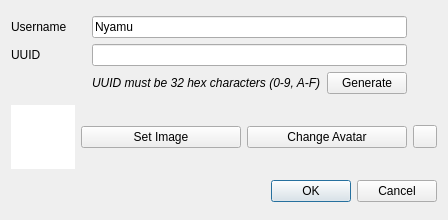
<?xml version="1.0" encoding="UTF-8"?>
<ui version="4.0">
 <class>NewUserDialog</class>
 <widget class="QDialog" name="NewUserDialog">
  <property name="geometry">
   <rect>
    <x>0</x>
    <y>0</y>
    <width>448</width>
    <height>220</height>
   </rect>
  </property>
  <property name="windowTitle">
   <string>New User</string>
  </property>
  <layout class="QGridLayout" name="gridLayout_2">
   <item row="2" column="1" colspan="3">
    <widget class="QDialogButtonBox" name="buttonBox">
     <property name="orientation">
      <enum>Qt::Orientation::Horizontal</enum>
     </property>
     <property name="standardButtons">
      <set>QDialogButtonBox::StandardButton::Cancel|QDialogButtonBox::StandardButton::Ok</set>
     </property>
    </widget>
   </item>
   <item row="1" column="2">
    <widget class="QPushButton" name="setAvatar">
     <property name="text">
      <string>Change Avatar</string>
     </property>
    </widget>
   </item>
   <item row="1" column="1">
    <widget class="QPushButton" name="selectImage">
     <property name="text">
      <string>Set Image</string>
     </property>
    </widget>
   </item>
   <item row="1" column="3">
    <widget class="QToolButton" name="revert">
     <property name="text">
      <string/>
     </property>
    </widget>
   </item>
   <item row="0" column="0" colspan="4">
    <layout class="QGridLayout" name="gridLayout">
     <item row="1" column="0">
      <widget class="QLabel" name="label">
       <property name="text">
        <string>UUID</string>
       </property>
      </widget>
     </item>
     <item row="0" column="1" colspan="2">
      <widget class="QLineEdit" name="username">
       <property name="text">
        <string>Nyamu</string>
       </property>
      </widget>
     </item>
     <item row="1" column="1" colspan="2">
      <widget class="QLineEdit" name="uuid"/>
     </item>
     <item row="0" column="0">
      <widget class="QLabel" name="label_2">
       <property name="text">
        <string>Username</string>
       </property>
      </widget>
     </item>
     <item row="2" column="1">
      <widget class="QLabel" name="label_3">
       <property name="font">
        <font>
         <italic>true</italic>
        </font>
       </property>
       <property name="text">
        <string>UUID must be 32 hex characters (0-9, A-F)</string>
       </property>
      </widget>
     </item>
     <item row="2" column="2">
      <widget class="QPushButton" name="generate">
       <property name="text">
        <string>Generate</string>
       </property>
      </widget>
     </item>
     <item row="1" column="3">
      <widget class="QLabel" name="uuidVerified">
       <property name="sizePolicy">
        <sizepolicy hsizetype="Fixed" vsizetype="Preferred">
         <horstretch>0</horstretch>
         <verstretch>0</verstretch>
        </sizepolicy>
       </property>
       <property name="minimumSize">
        <size>
         <width>24</width>
         <height>0</height>
        </size>
       </property>
      </widget>
     </item>
     <item row="0" column="3">
      <widget class="QLabel" name="usernameVerified">
       <property name="text">
        <string/>
       </property>
      </widget>
     </item>
    </layout>
   </item>
   <item row="1" column="0">
    <widget class="QGraphicsView" name="image">
     <property name="sizePolicy">
      <sizepolicy hsizetype="Expanding" vsizetype="Expanding">
       <horstretch>0</horstretch>
       <verstretch>0</verstretch>
      </sizepolicy>
     </property>
     <property name="minimumSize">
      <size>
       <width>64</width>
       <height>64</height>
      </size>
     </property>
     <property name="maximumSize">
      <size>
       <width>64</width>
       <height>64</height>
      </size>
     </property>
     <property name="frameShape">
      <enum>QFrame::Shape::NoFrame</enum>
     </property>
     <property name="frameShadow">
      <enum>QFrame::Shadow::Plain</enum>
     </property>
     <property name="verticalScrollBarPolicy">
      <enum>Qt::ScrollBarPolicy::ScrollBarAlwaysOff</enum>
     </property>
     <property name="horizontalScrollBarPolicy">
      <enum>Qt::ScrollBarPolicy::ScrollBarAlwaysOff</enum>
     </property>
     <property name="interactive">
      <bool>false</bool>
     </property>
    </widget>
   </item>
  </layout>
 </widget>
 <resources/>
 <connections>
  <connection>
   <sender>buttonBox</sender>
   <signal>accepted()</signal>
   <receiver>NewUserDialog</receiver>
   <slot>accept()</slot>
   <hints>
    <hint type="sourcelabel">
     <x>248</x>
     <y>254</y>
    </hint>
    <hint type="destinationlabel">
     <x>157</x>
     <y>274</y>
    </hint>
   </hints>
  </connection>
  <connection>
   <sender>buttonBox</sender>
   <signal>rejected()</signal>
   <receiver>NewUserDialog</receiver>
   <slot>reject()</slot>
   <hints>
    <hint type="sourcelabel">
     <x>316</x>
     <y>260</y>
    </hint>
    <hint type="destinationlabel">
     <x>286</x>
     <y>274</y>
    </hint>
   </hints>
  </connection>
 </connections>
</ui>
